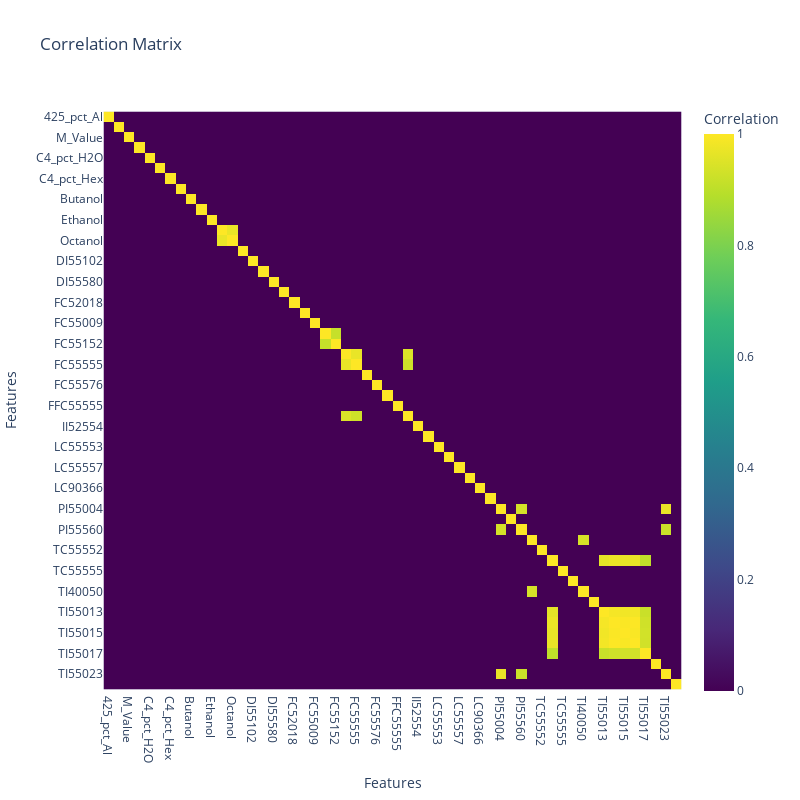

Notebook cell for this chart:
### Code cell
threshold = 0.9
correlation_matrix = df_All.corr(numeric_only=True)
correlation_matrix = correlation_matrix[abs(correlation_matrix) > threshold].fillna(0)



fig = px.imshow(correlation_matrix, 
                color_continuous_scale='Viridis',
                labels=dict(x="Features", y="Features", color="Correlation"),
                title="Correlation Matrix")

fig.update_xaxes(title_text='Features', side='bottom')
fig.update_layout(width=800, height=800)

fig.show()

### Figure 1 — Plotly figure (JSON) as saved in the notebook; plotly's stock layout.template omitted (floating-point values rounded to 4 significant figures; data arrays with more than 128 entries replaced by an {"elided": "..."} marker saying what was removed)
{"data": [{"coloraxis": "coloraxis", "hovertemplate": "Features: %{x}<br>Features: %{y}<br>Correlation: %{z}<extra></extra>", "name": "0", "type": "heatmap", "x": ["425_pct_Al", "Al2O3", "M_Value", "C4_pct_Eth", "C4_pct_H2O", "HydWtr_pct_Ammonia", "C4_pct_Hex", "HydWtr_Na2O", "Butanol", "Decanol", "Ethanol", "Hexanol", "Octanol", "AYC55580", "DI55102", "DI55152", "DI55580", "FC42428", "FC52018", "FC55003", "FC55009", "FC55102", "FC55152", "FC55552", "FC55555", "FC55569", "FC55576", "FFC55553", "FFC55555", "FYC55553", "II52554", "LC52572", "LC55553", "LC55555", "LC55557", "LC55568", "LC90366", "LC90368", "PI55004", "PI55020", "PI55560", "TC52015", "TC55552", "TC55553", "TC55555", "TC55566", "TI40050", "TI52014", "TI55013", "TI55014", "TI55015", "TI55016", "TI55017", "TI55021", "TI55023", "VI52558B"], "xaxis": "x", "y": ["425_pct_Al", "Al2O3", "M_Value", "C4_pct_Eth", "C4_pct_H2O", "HydWtr_pct_Ammonia", "C4_pct_Hex", "HydWtr_Na2O", "Butanol", "Decanol", "Ethanol", "Hexanol", "Octanol", "AYC55580", "DI55102", "DI55152", "DI55580", "FC42428", "FC52018", "FC55003", "FC55009", "FC55102", "FC55152", "FC55552", "FC55555", "FC55569", "FC55576", "FFC55553", "FFC55555", "FYC55553", "II52554", "LC52572", "LC55553", "LC55555", "LC55557", "LC55568", "LC90366", "LC90368", "PI55004", "PI55020", "PI55560", "TC52015", "TC55552", "TC55553", "TC55555", "TC55566", "TI40050", "TI52014", "TI55013", "TI55014", "TI55015", "TI55016", "TI55017", "TI55021", "TI55023", "VI52558B"], "yaxis": "y", "z": {"elided": "56x56 float values"}}], "layout": {"coloraxis": {"colorbar": {"title": {"text": "Correlation"}}, "colorscale": [[0, "#440154"], [0.1111, "#482878"], [0.2222, "#3e4989"], [0.3333, "#31688e"], [0.4444, "#26828e"], [0.5556, "#1f9e89"], [0.6667, "#35b779"], [0.7778, "#6ece58"], [0.8889, "#b5de2b"], [1, "#fde725"]]}, "height": 800, "title": {"text": "Correlation Matrix"}, "width": 800, "xaxis": {"anchor": "y", "constrain": "domain", "domain": [0, 1], "scaleanchor": "y", "side": "bottom", "title": {"text": "Features"}}, "yaxis": {"anchor": "x", "autorange": "reversed", "constrain": "domain", "domain": [0, 1], "title": {"text": "Features"}}}}
